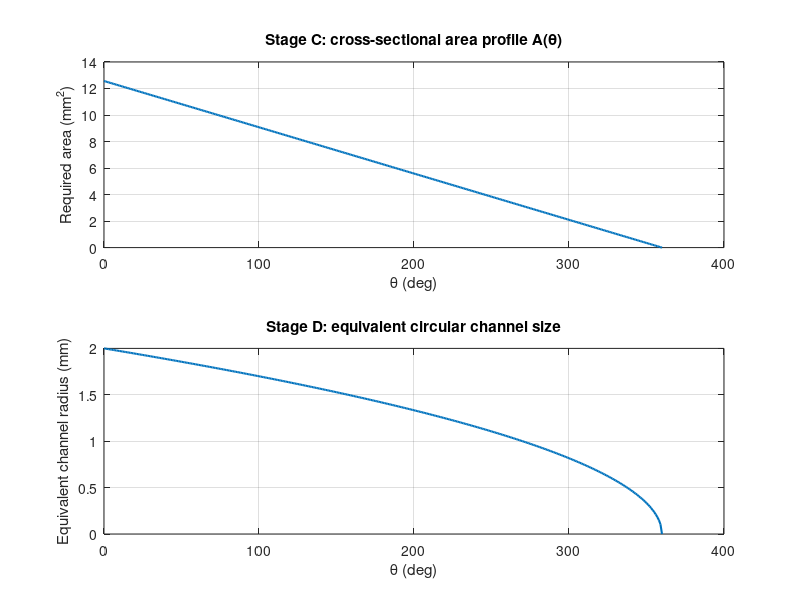
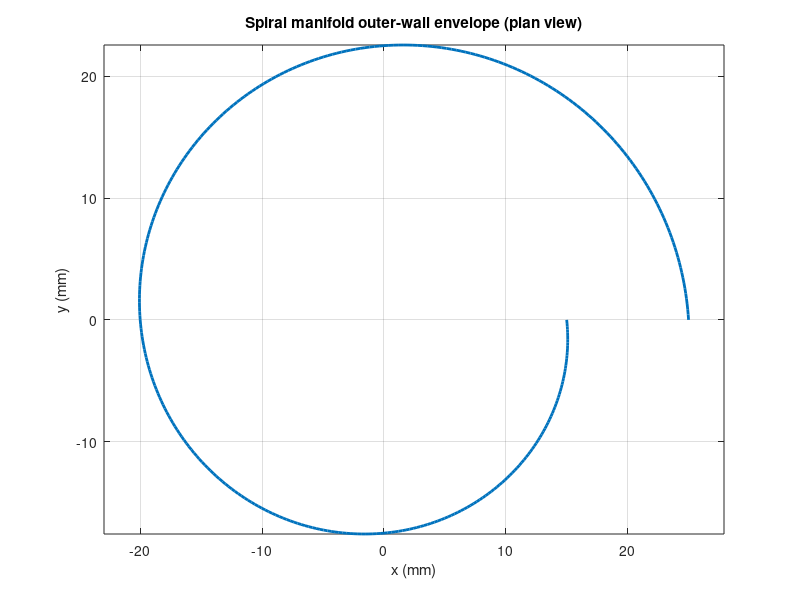
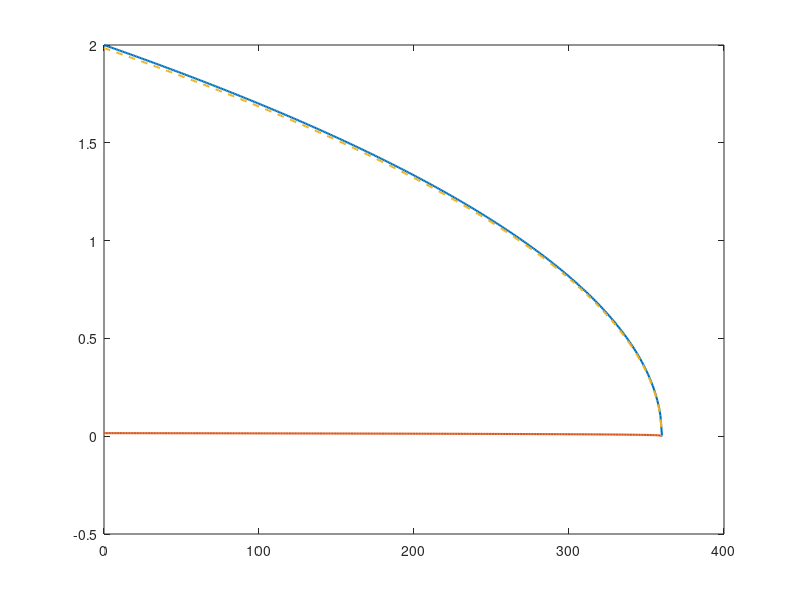

These figures' MATLAB source, in order: (Note: this script raises an error after producing the figures.)
%% PINTLE INJECTOR + SPIRAL/VANE MANIFOLD — PRELIMINARY FEASIBILITY STUDY
%
%   Purpose : Check, mathematically, whether the "spiral (volute) cavity +
%             turning vanes" manifold concept is dimensionally and
%             physically reasonable for a LOX / LCH4 movable pintle
%             injector, BEFORE any CAD or CFD work is done.
%
%   Status  : Thesis / research-study level. This is NOT a build-ready
%             design. If the project is later built, the propellants
%             will likely be swapped for cold-flow simulants (water/air),
%             and this script should be re-run with those properties.
%
%   Primary reference for formulae and baseline dimensions:
%     Erkal, B. (2019). "Design of a Pintle Injector." MSc Thesis,
%     Middle East Technical University (METU).
%     https://etd.lib.metu.edu.tr/upload/12624543/index.pdf
%     -> Section 2.2 "Design of Outlet Region" (mass flow / geometry
%        procedure, Eqs. 1, 5-10)
%     -> Section 1.1.1 (Weber/Reynolds definitions, Eqs. 11-13; cone
%        angle correlation, Eqs. 4, 15-16)
%     -> Table 2.3 (LOX/GCH4 design condition data)
%     -> Table 3.1 (Type-1 injector baseline geometry)
%
%   The spiral+vane manifold itself is NOT in the thesis — it is our own
%   idea (borrowed from Francis turbine spiral-casing theory). Section 6
%   onward is original work built on top of the thesis's flow numbers,
%   clearly separated from the thesis-sourced equations above it.
%
% =========================================================================

clear; clc; close all;

%% =========================================================================
%  SECTION 0 — ASSUMPTIONS (READ THIS BEFORE TRUSTING ANY NUMBER BELOW)
% =========================================================================
%
%  A1. Propellants: Liquid Oxygen (LOX, oxidizer) + Gaseous Methane
%      (GCH4, fuel), matching the thesis's own mission (this is a
%      research-study choice, not yet a hardware/cold-flow choice).
%
%  A2. Injector architecture: oxidizer-centered pintle (LOX flows down
%      the central pintle rod and exits RADIALLY at the tip through the
%      variable opening; GCH4 flows through the fixed OUTER ANNULAR gap
%      and exits AXIALLY). This matches the thesis's Section 2.1 and its
%      step 9 ("annular gap ... velocity of GCH4").
%
%  A3. Design point: we use the thesis's own Table 2.3 "highest thrust"
%      row (O/F = 4, 750 N, Pc = 64.15 bar) as the baseline design
%      condition, since it is the one fully worked out with real
%      LOX/GCH4 numbers in the thesis.
%
%  A4. Baseline geometry: Table 3.1, Injector Type-1 (pintle angle 20 deg,
%      annular gap 0.5 mm, pintle tip diameter 8 mm, pintle gap thickness
%      1.5 mm, pintle rod diameter 3 mm) is used as the starting
%      geometry, since it is the thesis's best-performing configuration
%      (lowest SMD, widest spray cone).
%
%  A5. Thin-annulus approximation: exit flow areas (both the LOX radial
%      opening and the GCH4 annular gap) are approximated as
%      (pi * diameter * gap_thickness). This is standard for pintle
%      injectors where gap << diameter (true here: 0.5 mm gap vs 8 mm
%      diameter, ~6%), and is the same simplification implicit in the
%      thesis's own K1 definition (Eq. 1).
%
%  A6. Propellant properties are NOT given explicitly in the extracted
%      thesis text (no fuel injection temperature is stated for the real
%      LOX/GCH4 condition). The values below are standard reference
%      values / reasonable placeholders and MUST be replaced with actual
%      NASA CEA or REFPROP output before this is treated as final:
%         - LOX modeled as saturated liquid oxygen near its boiling point
%         - GCH4 modeled as an ideal gas at an ASSUMED 300 K injection
%           temperature and local chamber pressure (both flagged below)
%
%  A7. Spiral manifold "bleed-off" model (Section 6 onward, our own
%      addition, not from the thesis): flow remaining inside the spiral
%      cavity decreases LINEARLY with angle theta, from the full fuel
%      flow rate at theta = 0 deg down to zero at theta = 360 deg. This
%      is the simplest physically-reasonable assumption (uniform
%      circumferential bleed-off) and is exactly the assumption a
%      Francis turbine spiral casing design also makes as a first pass.
%      A more refined (non-linear) bleed-off profile could replace this
%      later if CFD shows the linear assumption isn't accurate enough.
%
%  A8. Target uniformity condition: CONSTANT VELOCITY around the full
%      360 degrees (matches the classical spiral-casing design logic
%      discussed in the METU thesis's motivation for Francis-turbine-style
%      distribution, and is simpler to justify than a constant-pressure
%      target for a first-pass feasibility check).
%
%  A9. Cross-section shape: the spiral channel is assumed CIRCULAR at
%      every angular station, purely for a first-pass sizing estimate.
%      A real design would likely use a rectangular or shaped channel to
%      fit the injector body envelope — swap Section 6's area-to-radius
%      conversion for a rectangular-channel version once envelope
%      constraints are known.
%
%  A10. Boundary layer estimate (Section 7): a laminar flat-plate
%       approximation (delta ~ 5*Dh/sqrt(Re)) is used for the scale-effect
%       check. This is a coarse, conservative first-pass tool, not a
%       substitute for CFD (Phase 8 of the project checklist).
%
%  A11. Pressure drop estimate (Section 8): standard pipe-flow friction
%       (laminar 64/Re, turbulent Blasius 0.316/Re^0.25) plus a single
%       lumped minor-loss coefficient for the turning vanes. The vane
%       loss coefficient is a PLACEHOLDER (typical flow-straightener
%       range) and should be replaced with a real value once vane
%       geometry is finalized.
%
%  A12. This script treats GCH4 as locally incompressible for the area/
%       velocity calculations (standard low-Mach-number simplification),
%       but explicitly checks the local Mach number so that the
%       assumption's validity can be judged, not just assumed.
%
% =========================================================================


%% =========================================================================
%  SECTION 1 — CONSTANTS AND THESIS REFERENCE DATA
% =========================================================================

g0 = 9.80665;           % [m/s^2] standard gravity, used in Eq. 5/7 (T = mdot*Isp*g0)

% --- Table 2.3 of the thesis: LOX/GCH4 design condition data ---
% Columns follow the thesis table exactly (O/F ratio, chamber pressure,
% characteristic velocity, thrust coefficient, thrust, fuel mass flow,
% oxidizer mass flow, tracing opening distance Ltod).
OF_table          = [1,      2,      3,      4     ];
Pc_table_bar      = [20.00,  39.76,  53.93,  64.15 ];   % [bar]
Cstar_table_ms    = [1346.0, 1787.3, 1839.1, 1756.8];   % [m/s]  (C*)
Cf_table          = [1.51,   1.51,   1.52,   1.52  ];   % [-]    (thrust coefficient)
Thrust_table_N    = [232.27, 461.79, 630.57, 750.00];   % [N]
mdotFuel_table_kg = [0.0571, 0.0568, 0.0564, 0.0562];   % [kg/s] GCH4
mdotOx_table_kg   = [0.0571, 0.113,  0.169,  0.22  ];   % [kg/s] LOX
Ltod_table_mm     = [0.04,   0.15,   0.32,   0.50  ];   % [mm]   pintle tracing opening distance

% --- Table 3.1 of the thesis: Injector Type-1 baseline geometry ---
alpha_deg = 20;      % [deg] pintle angle
tag_mm    = 0.5;     % [mm]  annular gap thickness (GCH4 / fuel side)
Dt_mm     = 8;       % [mm]  pintle tip diameter
tpg_mm    = 1.5;     % [mm]  pintle gap thickness
Dp_mm     = 3;       % [mm]  pintle rod diameter

fprintf('=== Reference geometry: Thesis Table 3.1, Injector Type-1 ===\n');
fprintf('Pintle angle alpha = %.1f deg | tag = %.2f mm | Dt = %.2f mm | Dp = %.2f mm\n\n', ...
    alpha_deg, tag_mm, Dt_mm, Dp_mm);


%% =========================================================================
%  SECTION 2 — SELECT THE DESIGN POINT
% =========================================================================
% We use the highest-thrust row (O/F = 4, 750 N) as our baseline design
% condition, per Assumption A3. Change designIdx to study a different
% throttle point from the same table.

designIdx = 4;

OF      = OF_table(designIdx);
Pc_bar  = Pc_table_bar(designIdx);
Pc_Pa   = Pc_bar * 1e5;
Cstar   = Cstar_table_ms(designIdx);
Cf      = Cf_table(designIdx);
Thrust  = Thrust_table_N(designIdx);
mdotFuel = mdotFuel_table_kg(designIdx);   % [kg/s] GCH4
mdotOx   = mdotOx_table_kg(designIdx);     % [kg/s] LOX
Ltod_mm  = Ltod_table_mm(designIdx);       % [mm]

% Sanity check using the thesis's own Eq. (5)/(7): T = mdot_total * Isp * g0
Isp_check = Cstar * Cf / g0;                     % [s], since Isp = C*Cf/g0
mdotTotal_check = Thrust / (Isp_check * g0);     % [kg/s]
fprintf('=== Design point check (Table 2.3, O/F = %d) ===\n', OF);
fprintf('Thrust = %.2f N | Pc = %.2f bar | C* = %.1f m/s | Cf = %.2f\n', ...
    Thrust, Pc_bar, Cstar, Cf);
fprintf('mdot_total from Eq.5/7 check = %.4f kg/s (table sum = %.4f kg/s)\n\n', ...
    mdotTotal_check, mdotFuel + mdotOx);


%% =========================================================================
%  SECTION 3 — PROPELLANT PROPERTIES (SEE ASSUMPTION A6)
% =========================================================================

% --- LOX (liquid oxygen), standard reference values near boiling point ---
rho_LOX   = 1141;      % [kg/m^3]
mu_LOX    = 1.9e-4;    % [Pa.s]
sigma_LOX = 0.013;     % [N/m] surface tension (used in Weber number, Eq.11)

% --- GCH4 (gaseous methane), ideal-gas placeholder — REPLACE WITH CEA ---
T_fuel_assumed_K = 300;      % [K] ASSUMED injection temperature (placeholder)
R_CH4            = 518.3;    % [J/(kg.K)] specific gas constant for methane
gamma_CH4        = 1.30;     % [-] ratio of specific heats, typical for CH4
mu_CH4           = 1.1e-5;   % [Pa.s]

% Local GCH4 density via ideal gas law, using chamber pressure as a proxy
% for local injection pressure (simplification — a real design should use
% the actual upstream manifold pressure, which is higher than Pc by the
% injector's pressure drop budget).
rho_CH4 = Pc_Pa / (R_CH4 * T_fuel_assumed_K);   % [kg/m^3]

fprintf('=== Propellant properties (placeholders flagged in Assumption A6) ===\n');
fprintf('LOX: rho = %.1f kg/m^3, mu = %.2e Pa.s, sigma = %.4f N/m\n', ...
    rho_LOX, mu_LOX, sigma_LOX);
fprintf('GCH4: rho = %.3f kg/m^3 (at %.0f K, %.2f bar, ideal gas)\n\n', ...
    rho_CH4, T_fuel_assumed_K, Pc_bar);


%% =========================================================================
%  SECTION 4 — EXIT VELOCITIES (Assumption A5, thin-annulus areas)
% =========================================================================

% Unit conversions to SI (meters) for all geometric quantities
Dt   = Dt_mm   * 1e-3;
tag  = tag_mm  * 1e-3;
Ltod = Ltod_mm * 1e-3;

% GCH4 (fuel) side: fixed annular gap, axial exit
A_fuel = pi * Dt * tag;                 % [m^2] thin-annulus approximation
V_fuel = mdotFuel / (rho_CH4 * A_fuel); % [m/s]

% LOX (oxidizer) side: variable radial opening at the pintle tip
A_ox = pi * Dt * Ltod;                  % [m^2] thin-annulus approximation
V_ox = mdotOx / (rho_LOX * A_ox);       % [m/s]

% Speed of sound in GCH4, for a choking sanity check (thesis step 9 does
% exactly this check when sizing the annular gap)
a_CH4 = sqrt(gamma_CH4 * R_CH4 * T_fuel_assumed_K);   % [m/s]
Mach_fuel = V_fuel / a_CH4;

fprintf('=== Exit velocities & choking check ===\n');
fprintf('V_fuel (GCH4, annular)  = %.1f m/s | Mach = %.2f\n', V_fuel, Mach_fuel);
fprintf('V_ox   (LOX, radial)    = %.1f m/s\n', V_ox);
if Mach_fuel > 0.3
    fprintf('  -> Mach > 0.3: compressibility effects are becoming significant.\n');
    fprintf('     The incompressible manifold treatment in Section 6 is a\n');
    fprintf('     simplification; revisit with a compressible model if this\n');
    fprintf('     number gets much closer to 1.\n');
end
fprintf('\n');


%% =========================================================================
%  SECTION 5 — NON-DIMENSIONAL NUMBERS (Thesis Eqs. 1, 4, 10, 11, 12, 13, 15, 16)
% =========================================================================

% K1 characteristic number, thesis Eq. (1): K1 = (Vgas*tann)/(Vliq*Lopen)
% Used here as a consistency check against the thesis's own design logic
% (this is the number the thesis tunes tag/Ltod to control).
K1 = (V_fuel * tag) / (V_ox * Ltod);

% Total Momentum Ratio, thesis Eq. (10), adapted from water/air (cold flow)
% notation to the real LOX/GCH4 propellants used in this design study:
TMR = (mdotOx * V_ox * cosd(alpha_deg)) / ...
      (mdotFuel * V_fuel + mdotOx * V_ox * sind(alpha_deg));

% Spray half-cone angle from momentum balance, thesis Eq. (4):
%   cos(theta) = 1 / (1 + TMR)
theta_cone_deg = acosd(1 / (1 + TMR));

% Weber number, thesis Eq. (11)
We = rho_CH4 * Ltod * (V_fuel - V_ox)^2 / sigma_LOX;

% Reynolds numbers, thesis Eqs. (12) and (13)
Re_fuel = rho_CH4 * V_fuel * tag  / mu_CH4;   % gas side (annular gap)
Re_ox   = rho_LOX * V_ox   * Ltod / mu_LOX;   % liquid side (radial opening)

% Empirical spray half-angle correlation, thesis Eqs. (15)-(16)
% (fitted by the thesis against its own PDPA + shadowgraph data — treat
% this as an independent cross-check against the Eq.(4) momentum result)
xi = (90 - alpha_deg) / 90;
S  = 1.15 + 1.35 * xi;
p  = 1.30 + 0.90 * xi;
theta_spray_empirical_deg = 90 * xi * exp((S - 0.2) / (1 + (K1/90)^p) - S);

fprintf('=== Non-dimensional numbers & spray angle estimates ===\n');
fprintf('K1 (characteristic number, Eq.1)     = %.3f\n', K1);
fprintf('TMR (Eq.10)                          = %.3f\n', TMR);
fprintf('Spray half-angle from Eq.4 (momentum) = %.1f deg\n', theta_cone_deg);
fprintf('Spray half-angle from Eq.15-16 (empirical fit) = %.1f deg\n', theta_spray_empirical_deg);
fprintf('Weber number (Eq.11)                 = %.1f\n', We);
fprintf('Re_fuel (Eq.12, gas/annular side)     = %.0f\n', Re_fuel);
fprintf('Re_ox (Eq.13, liquid/radial side)     = %.0f\n\n', Re_ox);
fprintf('NOTE: the thesis reports ~14.6%% average difference between Eq.4 and\n');
fprintf('the empirical fit in its own validation — treat any similar gap here\n');
fprintf('as expected, not as an error in this script.\n\n');


%% =========================================================================
%  SECTION 6 — SPIRAL MANIFOLD DESIGN (OUR OWN CONCEPT, SEE ASSUMPTIONS A7-A9)
%  This section is NOT from the thesis. It uses the GCH4 (fuel) mass flow
%  rate and target velocity computed above as inputs to size a spiral
%  cavity feeding the fuel annular gap uniformly around the circumference.
% =========================================================================

% --- Stage A: inputs already available from Sections 1-4 ---
Q_fuel = mdotFuel / rho_CH4;    % [m^3/s] volumetric flow rate to distribute

% --- Stage B: linear bleed-off model (Assumption A7) ---
theta_deg = linspace(0, 360, 361);          % [deg] angular stations, 1-deg resolution
theta_rad = deg2rad(theta_deg);
Q_remaining = Q_fuel * (1 - theta_deg/360); % [m^3/s] flow still inside the spiral at each theta

% --- Stage C: required cross-sectional area for constant velocity (Assumption A8) ---
V_target = V_fuel;                          % hold the same velocity as the annular exit
A_required = Q_remaining / V_target;        % [m^2], via continuity: A = Q/V
A_required(end) = eps;                      % avoid exact zero at theta=360 (numerical only)

% --- Stage D: convert area to a physical channel size (Assumption A9) ---
r_channel = sqrt(A_required / pi);          % [m] "radius" of an equivalent circular channel
Dh_channel = 2 * r_channel;                 % [m] hydraulic diameter (circular section)

% --- Envelope geometry: outer spiral wall radial position (for path length only) ---
% These bound the injector body envelope and are DESIGN INPUTS, separate
% from the channel sizing above. Adjust to your actual body envelope.
R_spiral_start_mm = 25;   % [mm] radius at theta = 0 (largest, at the inlet)
R_spiral_end_mm   = 15;   % [mm] radius at theta = 360 (smallest, at the "tongue")
R_spiral = linspace(R_spiral_start_mm, R_spiral_end_mm, length(theta_deg)) * 1e-3; % [m]

fprintf('=== Spiral manifold sizing (Section 6, our own concept) ===\n');
fprintf('Q_fuel to distribute = %.3e m^3/s\n', Q_fuel);
fprintf('Channel radius range: %.3f mm (theta=0) to %.3f mm (theta=360)\n', ...
    r_channel(1)*1e3, r_channel(end)*1e3);
fprintf('NOTE: r_channel is the FLOW-CARRYING channel size, NOT the spiral''s\n');
fprintf('position relative to the pintle centerline (that''s R_spiral, set\n');
fprintf('separately above as an envelope input).\n\n');


%% =========================================================================
%  SECTION 7 — SCALE-EFFECT CHECK (Assumption A10)
%  This is the step that tests whether the "area = constant velocity"
%  assumption actually holds at injector scale (millimeters), rather than
%  turbine scale (meters).
% =========================================================================

Re_local = rho_CH4 .* V_target .* Dh_channel ./ mu_CH4;   % local Reynolds number

% Laminar flat-plate boundary layer thickness approximation:
%   delta ~ 5 * x / sqrt(Re_x)   -- here we use the channel's own hydraulic
% diameter as the characteristic length, which is a coarse but standard
% first-pass estimate for internal flow development.
delta_BL = 5 * Dh_channel ./ sqrt(Re_local);   % [m]

margin = r_channel - delta_BL;   % [m] positive = boundary layer is a small
                                  % fraction of the channel; negative/small
                                  % = the "area = constant velocity"
                                  % assumption is breaking down there

fprintf('=== Scale-effect check (Section 7) ===\n');
fprintf('Re_local range: %.0f (theta=0) to %.0f (theta=360)\n', Re_local(1), Re_local(end));
[minMargin, minIdx] = min(margin);
fprintf('Minimum channel-vs-boundary-layer margin = %.4f mm at theta = %.0f deg\n', ...
    minMargin*1e3, theta_deg(minIdx));
if minMargin <= 0
    fprintf('  -> FLAG: margin is zero or negative somewhere along the spiral.\n');
    fprintf('     The boundary layer would occupy the whole channel there —\n');
    fprintf('     the constant-velocity assumption is NOT valid at that point.\n');
    fprintf('     Consider: larger envelope radius, non-linear bleed-off profile,\n');
    fprintf('     or accepting a non-constant-velocity target instead.\n');
elseif minMargin < 0.1e-3
    fprintf('  -> CAUTION: margin is positive but small (<0.1 mm). Worth a closer\n');
    fprintf('     look with CFD before committing to this envelope.\n');
else
    fprintf('  -> Margin looks reasonable for a first-pass design. Proceed to\n');
    fprintf('     CFD verification (Phase 8) to confirm.\n');
end
fprintf('\n');


%% =========================================================================
%  SECTION 8 — PRESSURE DROP ESTIMATE (Assumption A11)
% =========================================================================

% Friction factor per station (laminar vs turbulent correlation)
f = zeros(size(Re_local));
for i = 1:length(Re_local)
    if Re_local(i) < 2300
        f(i) = 64 / Re_local(i);                  % laminar
    else
        f(i) = 0.316 / Re_local(i)^0.25;           % turbulent, Blasius
    end
end

% Arc length per angular step, using the envelope radius R_spiral
dTheta_rad = theta_rad(2) - theta_rad(1);
dL = R_spiral .* dTheta_rad;   % [m] arc length of each angular segment

% Frictional pressure drop per segment (Darcy-Weisbach), then summed
dP_friction_segment = f .* (dL ./ Dh_channel) .* (0.5 * rho_CH4 .* V_target.^2);
dP_friction_total = sum(dP_friction_segment);   % [Pa]

% Minor loss from the turning vanes (Assumption A11 — placeholder K value)
K_vane = 0.3;   % [-] PLACEHOLDER loss coefficient, typical flow-straightener range
dP_vanes = K_vane * 0.5 * rho_CH4 * V_fuel^2;   % [Pa]

dP_total = dP_friction_total + dP_vanes;        % [Pa]

% Compare against a pressure-drop budget (rule of thumb: ~15-25% of Pc)
dP_budget_fraction = 0.20;
dP_budget = dP_budget_fraction * Pc_Pa;

fprintf('=== Pressure drop estimate (Section 8) ===\n');
fprintf('Frictional dP along spiral = %.1f Pa (%.4f bar)\n', dP_friction_total, dP_friction_total/1e5);
fprintf('Vane minor-loss dP          = %.1f Pa (%.4f bar)\n', dP_vanes, dP_vanes/1e5);
fprintf('TOTAL manifold dP           = %.1f Pa (%.4f bar)\n', dP_total, dP_total/1e5);
fprintf('Budget (%.0f%% of Pc)         = %.1f Pa (%.4f bar)\n', ...
    dP_budget_fraction*100, dP_budget, dP_budget/1e5);
if dP_total > dP_budget
    fprintf('  -> FLAG: estimated manifold pressure drop EXCEEDS the budget.\n');
    fprintf('     Consider a larger envelope, fewer/thinner vanes, or a\n');
    fprintf('     revised bleed-off profile.\n');
else
    fprintf('  -> Within budget for this first-pass estimate.\n');
end
fprintf('\n');


%% =========================================================================
%  SECTION 9 — PLOTS
% =========================================================================

figure('Name','Spiral manifold — area and channel size vs angle');
subplot(2,1,1);
plot(theta_deg, A_required*1e6, 'LineWidth', 1.5);
xlabel('\theta (deg)'); ylabel('Required area (mm^2)');
title('Stage C: cross-sectional area profile A(\theta)');
grid on;
subplot(2,1,2);
plot(theta_deg, r_channel*1e3, 'LineWidth', 1.5);
xlabel('\theta (deg)'); ylabel('Equivalent channel radius (mm)');
title('Stage D: equivalent circular channel size');
grid on;

figure('Name','Spiral manifold — plan view');
% Convert envelope radius + angle to Cartesian for a top-down view sketch
x_spiral = R_spiral .* cosd(theta_deg) * 1e3;   % [mm]
y_spiral = R_spiral .* sind(theta_deg) * 1e3;   % [mm]
plot(x_spiral, y_spiral, 'LineWidth', 2); axis equal; grid on;
xlabel('x (mm)'); ylabel('y (mm)');
title('Spiral manifold outer-wall envelope (plan view)');

figure('Name','Scale-effect check');
plot(theta_deg, r_channel*1e3, 'LineWidth', 1.5); hold on;
plot(theta_deg, delta_BL*1e3, 'LineWidth', 1.5);
plot(theta_deg, margin*1e3, '--', 'LineWidth', 1.5);
yline(0, 'k:');
legend('Channel radius', 'Boundary layer thickness', 'Margin', 'Location', 'best');
xlabel('\theta (deg)'); ylabel('mm');
title('Section 7: channel size vs. boundary layer thickness');
grid on;

figure('Name','Pressure drop breakdown');
bar(categorical({'Friction','Vanes','Budget'}), ...
    [dP_friction_total, dP_vanes, dP_budget]/1e5);
ylabel('Pressure drop (bar)');
title('Section 8: pressure drop vs. budget');
grid on;


%% =========================================================================
%  SECTION 10 — SENSITIVITY SWEEP (design-space exploration)
%  Vary vane count (via a simplified loss-coefficient model) and target
%  velocity, and see how minimum margin and total pressure drop respond.
%  This is a CRUDE placeholder relationship (Assumption A11) — replace
%  K_vane_of_n with a real correlation or CFD-derived values once vane
%  geometry is finalized.
% =========================================================================

vane_counts = [6, 8, 12, 16, 24];
K_vane_of_n = 0.02 * vane_counts;    % PLACEHOLDER: crude linear loss-vs-count model

dP_vane_sweep = K_vane_of_n * 0.5 * rho_CH4 * V_fuel^2;
dP_total_sweep = dP_friction_total + dP_vane_sweep;   % friction term unchanged by vane count

figure('Name','Sensitivity: vane count vs pressure drop');
plot(vane_counts, dP_total_sweep/1e5, '-o', 'LineWidth', 1.5);
yline(dP_budget/1e5, 'r--', 'Budget');
xlabel('Number of turning vanes'); ylabel('Total manifold \DeltaP (bar)');
title('Section 10: crude vane-count sensitivity (replace placeholder model before trusting)');
grid on;

fprintf('=== Sensitivity sweep (Section 10) — vane count vs pressure drop ===\n');
for i = 1:length(vane_counts)
    fprintf('  %2d vanes -> total dP = %.4f bar\n', vane_counts(i), dP_total_sweep(i)/1e5);
end
fprintf('\n');


%% =========================================================================
%  SECTION 11 — SUMMARY / LIMITATIONS LOG
% =========================================================================

fprintf('=== SUMMARY ===\n');
fprintf('Design point: O/F=%d, Thrust=%.0f N, Pc=%.2f bar\n', OF, Thrust, Pc_bar);
fprintf('Spray half-angle (momentum, Eq.4): %.1f deg | (empirical, Eq.15-16): %.1f deg\n', ...
    theta_cone_deg, theta_spray_empirical_deg);
fprintf('Min scale-effect margin: %.4f mm at theta=%.0f deg\n', minMargin*1e3, theta_deg(minIdx));
fprintf('Total manifold pressure drop: %.4f bar vs budget %.4f bar\n', dP_total/1e5, dP_budget/1e5);
fprintf('\n');
fprintf('REMEMBER (see Section 0 for full list):\n');
fprintf(' - GCH4 properties are placeholders (Assumption A6) — replace with CEA output.\n');
fprintf(' - Linear bleed-off (A7) and constant-velocity target (A8) are simplifying\n');
fprintf('   choices, not proven-optimal — Section 10 sweep is a starting point only.\n');
fprintf(' - This script does NOT replace CFD (Phase 8) or cold-flow testing (Phase 11)\n');
fprintf('   from the project checklist — treat every number here as a go/no-go filter,\n');
fprintf('   not a final design value.\n');
